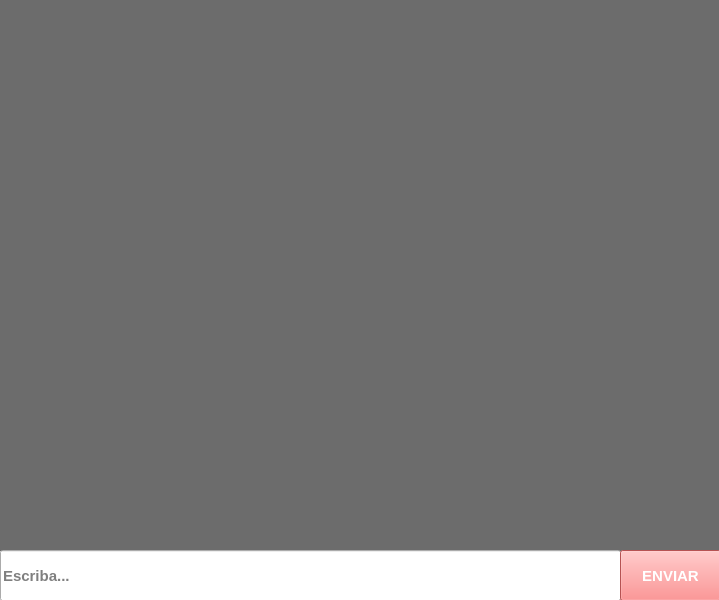
<?xml version="1.0" encoding="UTF-8"?>
<ui version="4.0">
 <class>MainWindow</class>
 <widget class="QMainWindow" name="MainWindow">
  <property name="geometry">
   <rect>
    <x>0</x>
    <y>0</y>
    <width>719</width>
    <height>600</height>
   </rect>
  </property>
  <property name="maximumSize">
   <size>
    <width>800</width>
    <height>600</height>
   </size>
  </property>
  <property name="mouseTracking">
   <bool>true</bool>
  </property>
  <property name="focusPolicy">
   <enum>Qt::ClickFocus</enum>
  </property>
  <property name="windowTitle">
   <string>MainWindow</string>
  </property>
  <widget class="QWidget" name="centralwidget">
   <property name="sizePolicy">
    <sizepolicy hsizetype="Maximum" vsizetype="Maximum">
     <horstretch>0</horstretch>
     <verstretch>0</verstretch>
    </sizepolicy>
   </property>
   <property name="maximumSize">
    <size>
     <width>800</width>
     <height>600</height>
    </size>
   </property>
   <property name="mouseTracking">
    <bool>true</bool>
   </property>
   <widget class="QWidget" name="verticalLayoutWidget">
    <property name="geometry">
     <rect>
      <x>0</x>
      <y>0</y>
      <width>721</width>
      <height>551</height>
     </rect>
    </property>
    <layout class="QVBoxLayout" name="vertical">
     <item>
      <spacer name="verticalSpacer">
       <property name="orientation">
        <enum>Qt::Vertical</enum>
       </property>
       <property name="sizeHint" stdset="0">
        <size>
         <width>176</width>
         <height>396</height>
        </size>
       </property>
      </spacer>
     </item>
    </layout>
   </widget>
   <widget class="QLineEdit" name="chat">
    <property name="geometry">
     <rect>
      <x>0</x>
      <y>550</y>
      <width>621</width>
      <height>51</height>
     </rect>
    </property>
    <property name="sizePolicy">
     <sizepolicy hsizetype="Maximum" vsizetype="Maximum">
      <horstretch>0</horstretch>
      <verstretch>0</verstretch>
     </sizepolicy>
    </property>
    <property name="font">
     <font>
      <family>Arial</family>
      <pointsize>11</pointsize>
      <weight>75</weight>
      <bold>true</bold>
     </font>
    </property>
    <property name="focusPolicy">
     <enum>Qt::ClickFocus</enum>
    </property>
    <property name="text">
     <string/>
    </property>
    <property name="maxLength">
     <number>65</number>
    </property>
    <property name="alignment">
     <set>Qt::AlignLeading|Qt::AlignLeft|Qt::AlignVCenter</set>
    </property>
    <property name="placeholderText">
     <string>Escriba...</string>
    </property>
   </widget>
   <widget class="QPushButton" name="enviar_buton">
    <property name="geometry">
     <rect>
      <x>620</x>
      <y>550</y>
      <width>101</width>
      <height>51</height>
     </rect>
    </property>
    <property name="palette">
     <palette>
      <active>
       <colorrole role="Button">
        <brush brushstyle="SolidPattern">
         <color alpha="255">
          <red>255</red>
          <green>116</green>
          <blue>116</blue>
         </color>
        </brush>
       </colorrole>
       <colorrole role="ButtonText">
        <brush brushstyle="SolidPattern">
         <color alpha="255">
          <red>255</red>
          <green>255</green>
          <blue>255</blue>
         </color>
        </brush>
       </colorrole>
       <colorrole role="Base">
        <brush brushstyle="SolidPattern">
         <color alpha="255">
          <red>255</red>
          <green>116</green>
          <blue>116</blue>
         </color>
        </brush>
       </colorrole>
       <colorrole role="Window">
        <brush brushstyle="SolidPattern">
         <color alpha="255">
          <red>255</red>
          <green>116</green>
          <blue>116</blue>
         </color>
        </brush>
       </colorrole>
      </active>
      <inactive>
       <colorrole role="Button">
        <brush brushstyle="SolidPattern">
         <color alpha="255">
          <red>255</red>
          <green>116</green>
          <blue>116</blue>
         </color>
        </brush>
       </colorrole>
       <colorrole role="ButtonText">
        <brush brushstyle="SolidPattern">
         <color alpha="255">
          <red>255</red>
          <green>255</green>
          <blue>255</blue>
         </color>
        </brush>
       </colorrole>
       <colorrole role="Base">
        <brush brushstyle="SolidPattern">
         <color alpha="255">
          <red>255</red>
          <green>116</green>
          <blue>116</blue>
         </color>
        </brush>
       </colorrole>
       <colorrole role="Window">
        <brush brushstyle="SolidPattern">
         <color alpha="255">
          <red>255</red>
          <green>116</green>
          <blue>116</blue>
         </color>
        </brush>
       </colorrole>
      </inactive>
      <disabled>
       <colorrole role="Button">
        <brush brushstyle="SolidPattern">
         <color alpha="255">
          <red>255</red>
          <green>116</green>
          <blue>116</blue>
         </color>
        </brush>
       </colorrole>
       <colorrole role="ButtonText">
        <brush brushstyle="SolidPattern">
         <color alpha="255">
          <red>120</red>
          <green>120</green>
          <blue>120</blue>
         </color>
        </brush>
       </colorrole>
       <colorrole role="Base">
        <brush brushstyle="SolidPattern">
         <color alpha="255">
          <red>255</red>
          <green>116</green>
          <blue>116</blue>
         </color>
        </brush>
       </colorrole>
       <colorrole role="Window">
        <brush brushstyle="SolidPattern">
         <color alpha="255">
          <red>255</red>
          <green>116</green>
          <blue>116</blue>
         </color>
        </brush>
       </colorrole>
      </disabled>
     </palette>
    </property>
    <property name="font">
     <font>
      <family>Arial</family>
      <pointsize>11</pointsize>
      <weight>75</weight>
      <italic>false</italic>
      <bold>true</bold>
      <underline>false</underline>
      <strikeout>false</strikeout>
      <kerning>false</kerning>
     </font>
    </property>
    <property name="styleSheet">
     <string notr="true">background-color: rgb(255, 116, 116);</string>
    </property>
    <property name="text">
     <string>ENVIAR</string>
    </property>
   </widget>
   <widget class="QLabel" name="label_2">
    <property name="geometry">
     <rect>
      <x>-40</x>
      <y>-10</y>
      <width>771</width>
      <height>561</height>
     </rect>
    </property>
    <property name="autoFillBackground">
     <bool>false</bool>
    </property>
    <property name="styleSheet">
     <string notr="true">background-color: rgba(71, 71, 71, 200);
</string>
    </property>
    <property name="text">
     <string/>
    </property>
    <property name="scaledContents">
     <bool>true</bool>
    </property>
   </widget>
   <zorder>label_2</zorder>
   <zorder>verticalLayoutWidget</zorder>
   <zorder>chat</zorder>
   <zorder>enviar_buton</zorder>
  </widget>
 </widget>
 <resources/>
 <connections/>
</ui>
